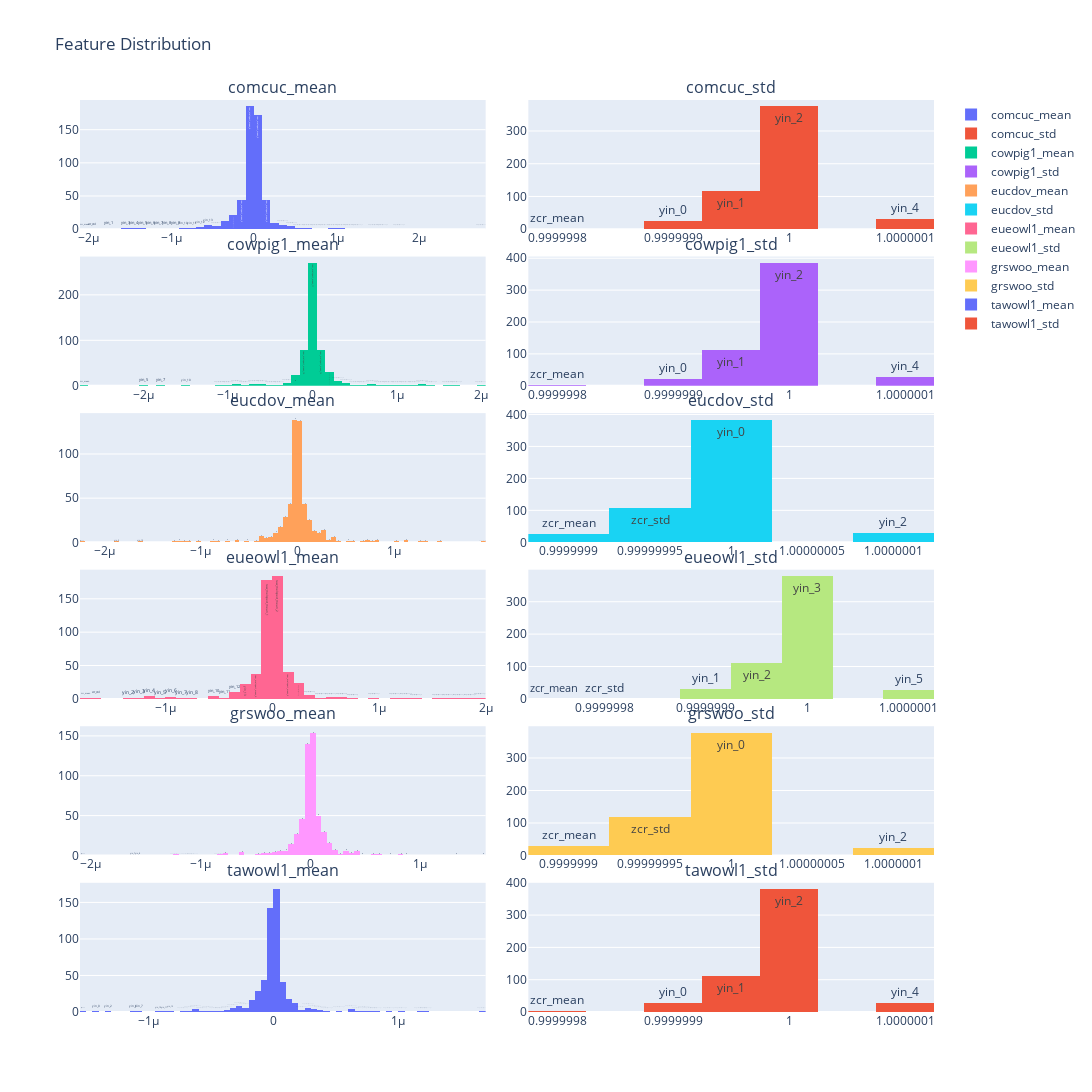

Source (notebook cell):
### Code cell
labels = create_labels()




# Create the figure with subplots
fig = make_subplots(
    rows=len(dicts.values()), 
    cols=2, 
    subplot_titles=['comcuc_mean', 'comcuc_std', 'cowpig1_mean', 'cowpig1_std', 'eucdov_mean', 'eucdov_std', 'eueowl1_mean', 'eueowl1_std', 'grswoo_mean', 'grswoo_std', 'tawowl1_mean', 'tawowl1_std'],
    vertical_spacing=0.03, 
    horizontal_spacing=0.05
    )

# iterate thorugh the different birds
for i, d in tqdm(enumerate(bird_feautres)):

    means = []
    stds = []
    for feature_array in list(bird_feautres.get(d).values()):
        
        # normalize the feature array using mean and std
        mean = np.mean(feature_array)
        std = np.std(feature_array)
        feature_array = (feature_array - mean) / std
        
        means.append(np.mean(feature_array))
        stds.append(np.std(feature_array))



    
    fig.add_trace(
        go.Histogram(x=means, text = labels, name = f"{d}_mean"),
        row=i+1, col=1
    )   

    fig.add_trace(
        go.Histogram(x=stds, text = labels, name = f"{d}_std"),
        row=i+1, col=2
    ) 

# Set the layout of the figure
fig.update_layout(height=2000, width=1200, title_text="Feature Distribution")

fig.show()

### Figure 1 — Plotly figure (JSON) as saved in the notebook; plotly's stock layout.template omitted (floating-point values rounded to 4 significant figures; data arrays with more than 128 entries replaced by an {"elided": "..."} marker saying what was removed)
{"data": [{"name": "comcuc_mean", "text": {"elided": "548 str values"}, "type": "histogram", "x": {"elided": "548 float values"}, "xaxis": "x", "yaxis": "y"}, {"name": "comcuc_std", "text": {"elided": "548 str values"}, "type": "histogram", "x": {"elided": "548 float values"}, "xaxis": "x2", "yaxis": "y2"}, {"name": "cowpig1_mean", "text": {"elided": "548 str values"}, "type": "histogram", "x": {"elided": "548 float values"}, "xaxis": "x3", "yaxis": "y3"}, {"name": "cowpig1_std", "text": {"elided": "548 str values"}, "type": "histogram", "x": {"elided": "548 float values"}, "xaxis": "x4", "yaxis": "y4"}, {"name": "eucdov_mean", "text": {"elided": "548 str values"}, "type": "histogram", "x": {"elided": "548 float values"}, "xaxis": "x5", "yaxis": "y5"}, {"name": "eucdov_std", "text": {"elided": "548 str values"}, "type": "histogram", "x": {"elided": "548 float values"}, "xaxis": "x6", "yaxis": "y6"}, {"name": "eueowl1_mean", "text": {"elided": "548 str values"}, "type": "histogram", "x": {"elided": "548 float values"}, "xaxis": "x7", "yaxis": "y7"}, {"name": "eueowl1_std", "text": {"elided": "548 str values"}, "type": "histogram", "x": {"elided": "548 float values"}, "xaxis": "x8", "yaxis": "y8"}, {"name": "grswoo_mean", "text": {"elided": "548 str values"}, "type": "histogram", "x": {"elided": "548 float values"}, "xaxis": "x9", "yaxis": "y9"}, {"name": "grswoo_std", "text": {"elided": "548 str values"}, "type": "histogram", "x": {"elided": "548 float values"}, "xaxis": "x10", "yaxis": "y10"}, {"name": "tawowl1_mean", "text": {"elided": "548 str values"}, "type": "histogram", "x": {"elided": "548 float values"}, "xaxis": "x11", "yaxis": "y11"}, {"name": "tawowl1_std", "text": {"elided": "548 str values"}, "type": "histogram", "x": {"elided": "548 float values"}, "xaxis": "x12", "yaxis": "y12"}], "layout": {"annotations": [{"font": {"size": 16}, "showarrow": false, "text": "comcuc_mean", "x": 0.2375, "xanchor": "center", "xref": "paper", "y": 1, "yanchor": "bottom", "yref": "paper"}, {"font": {"size": 16}, "showarrow": false, "text": "comcuc_std", "x": 0.7625, "xanchor": "center", "xref": "paper", "y": 1, "yanchor": "bottom", "yref": "paper"}, {"font": {"size": 16}, "showarrow": false, "text": "cowpig1_mean", "x": 0.2375, "xanchor": "center", "xref": "paper", "y": 0.8283, "yanchor": "bottom", "yref": "paper"}, {"font": {"size": 16}, "showarrow": false, "text": "cowpig1_std", "x": 0.7625, "xanchor": "center", "xref": "paper", "y": 0.8283, "yanchor": "bottom", "yref": "paper"}, {"font": {"size": 16}, "showarrow": false, "text": "eucdov_mean", "x": 0.2375, "xanchor": "center", "xref": "paper", "y": 0.6567, "yanchor": "bottom", "yref": "paper"}, {"font": {"size": 16}, "showarrow": false, "text": "eucdov_std", "x": 0.7625, "xanchor": "center", "xref": "paper", "y": 0.6567, "yanchor": "bottom", "yref": "paper"}, {"font": {"size": 16}, "showarrow": false, "text": "eueowl1_mean", "x": 0.2375, "xanchor": "center", "xref": "paper", "y": 0.485, "yanchor": "bottom", "yref": "paper"}, {"font": {"size": 16}, "showarrow": false, "text": "eueowl1_std", "x": 0.7625, "xanchor": "center", "xref": "paper", "y": 0.485, "yanchor": "bottom", "yref": "paper"}, {"font": {"size": 16}, "showarrow": false, "text": "grswoo_mean", "x": 0.2375, "xanchor": "center", "xref": "paper", "y": 0.3133, "yanchor": "bottom", "yref": "paper"}, {"font": {"size": 16}, "showarrow": false, "text": "grswoo_std", "x": 0.7625, "xanchor": "center", "xref": "paper", "y": 0.3133, "yanchor": "bottom", "yref": "paper"}, {"font": {"size": 16}, "showarrow": false, "text": "tawowl1_mean", "x": 0.2375, "xanchor": "center", "xref": "paper", "y": 0.1417, "yanchor": "bottom", "yref": "paper"}, {"font": {"size": 16}, "showarrow": false, "text": "tawowl1_std", "x": 0.7625, "xanchor": "center", "xref": "paper", "y": 0.1417, "yanchor": "bottom", "yref": "paper"}], "height": 2000, "title": {"text": "Feature Distribution"}, "width": 1200, "xaxis": {"anchor": "y", "domain": [0, 0.475]}, "xaxis10": {"anchor": "y10", "domain": [0.525, 1]}, "xaxis11": {"anchor": "y11", "domain": [0, 0.475]}, "xaxis12": {"anchor": "y12", "domain": [0.525, 1]}, "xaxis2": {"anchor": "y2", "domain": [0.525, 1]}, "xaxis3": {"anchor": "y3", "domain": [0, 0.475]}, "xaxis4": {"anchor": "y4", "domain": [0.525, 1]}, "xaxis5": {"anchor": "y5", "domain": [0, 0.475]}, "xaxis6": {"anchor": "y6", "domain": [0.525, 1]}, "xaxis7": {"anchor": "y7", "domain": [0, 0.475]}, "xaxis8": {"anchor": "y8", "domain": [0.525, 1]}, "xaxis9": {"anchor": "y9", "domain": [0, 0.475]}, "yaxis": {"anchor": "x", "domain": [0.8583, 1]}, "yaxis10": {"anchor": "x10", "domain": [0.1717, 0.3133]}, "yaxis11": {"anchor": "x11", "domain": [0, 0.1417]}, "yaxis12": {"anchor": "x12", "domain": [0, 0.1417]}, "yaxis2": {"anchor": "x2", "domain": [0.8583, 1]}, "yaxis3": {"anchor": "x3", "domain": [0.6867, 0.8283]}, "yaxis4": {"anchor": "x4", "domain": [0.6867, 0.8283]}, "yaxis5": {"anchor": "x5", "domain": [0.515, 0.6567]}, "yaxis6": {"anchor": "x6", "domain": [0.515, 0.6567]}, "yaxis7": {"anchor": "x7", "domain": [0.3433, 0.485]}, "yaxis8": {"anchor": "x8", "domain": [0.3433, 0.485]}, "yaxis9": {"anchor": "x9", "domain": [0.1717, 0.3133]}}}
